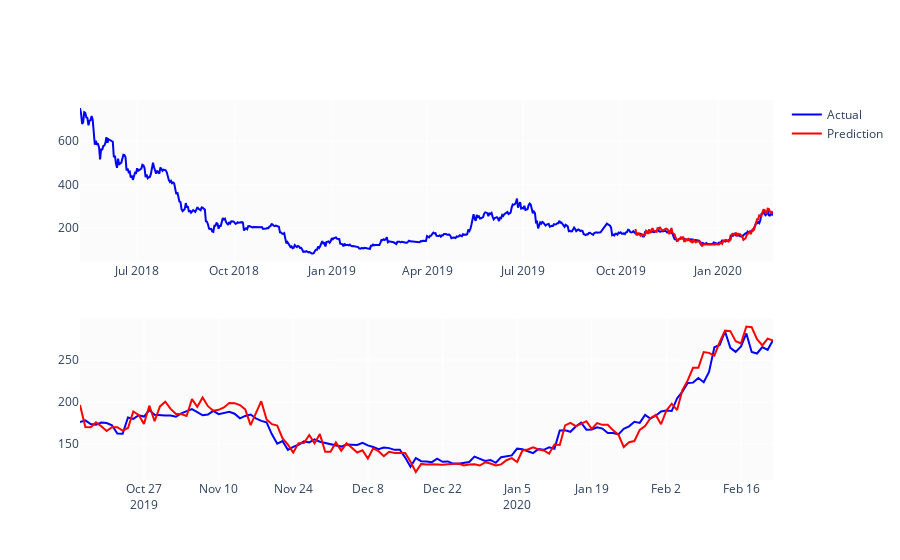

Write notebook code for a chart like this one.
### Code cell
predicted_prices = df.loc[test_split_idx+1:].copy()
predicted_prices['Close'] = y_pred

fig = make_subplots(rows=2, cols=1)
fig.add_trace(go.Scatter(x=df.Date, y=df.Close,
                         name='Actual',
                         marker_color='Blue'), row=1, col=1)

fig.add_trace(go.Scatter(x=predicted_prices.Date,
                         y=predicted_prices.Close,
                         name='Prediction',
                         marker_color='Red'), row=1, col=1)

fig.add_trace(go.Scatter(x=predicted_prices.Date,
                         y=y_test,
                         name='Actual',
                         marker_color='Blue',
                         showlegend=False), row=2, col=1)

fig.add_trace(go.Scatter(x=predicted_prices.Date,
                         y=y_pred,
                         name='Prediction',
                         marker_color='Red',
                         showlegend=False), row=2, col=1)

fig.show()

### Figure 1 — Plotly figure (JSON) as saved in the notebook; plotly's stock layout.template omitted (floating-point values rounded to 4 significant figures; data arrays with more than 128 entries replaced by an {"elided": "..."} marker saying what was removed)
{"data": [{"marker": {"color": "Blue"}, "name": "Actual", "type": "scatter", "x": {"elided": "656 str values"}, "xaxis": "x", "y": {"elided": "656 float values"}, "yaxis": "y"}, {"marker": {"color": "Red"}, "name": "Prediction", "type": "scatter", "x": {"elided": "131 str values"}, "xaxis": "x", "y": {"elided": "131 float values"}, "yaxis": "y"}, {"marker": {"color": "Blue"}, "name": "Actual", "showlegend": false, "type": "scatter", "x": {"elided": "131 str values"}, "xaxis": "x2", "y": {"elided": "131 float values"}, "yaxis": "y2"}, {"marker": {"color": "Red"}, "name": "Prediction", "showlegend": false, "type": "scatter", "x": {"elided": "131 str values"}, "xaxis": "x2", "y": {"elided": "131 float values"}, "yaxis": "y2"}], "layout": {"xaxis": {"anchor": "y", "domain": [0, 1]}, "xaxis2": {"anchor": "y2", "domain": [0, 1]}, "yaxis": {"anchor": "x", "domain": [0.575, 1]}, "yaxis2": {"anchor": "x2", "domain": [0, 0.425]}}}
